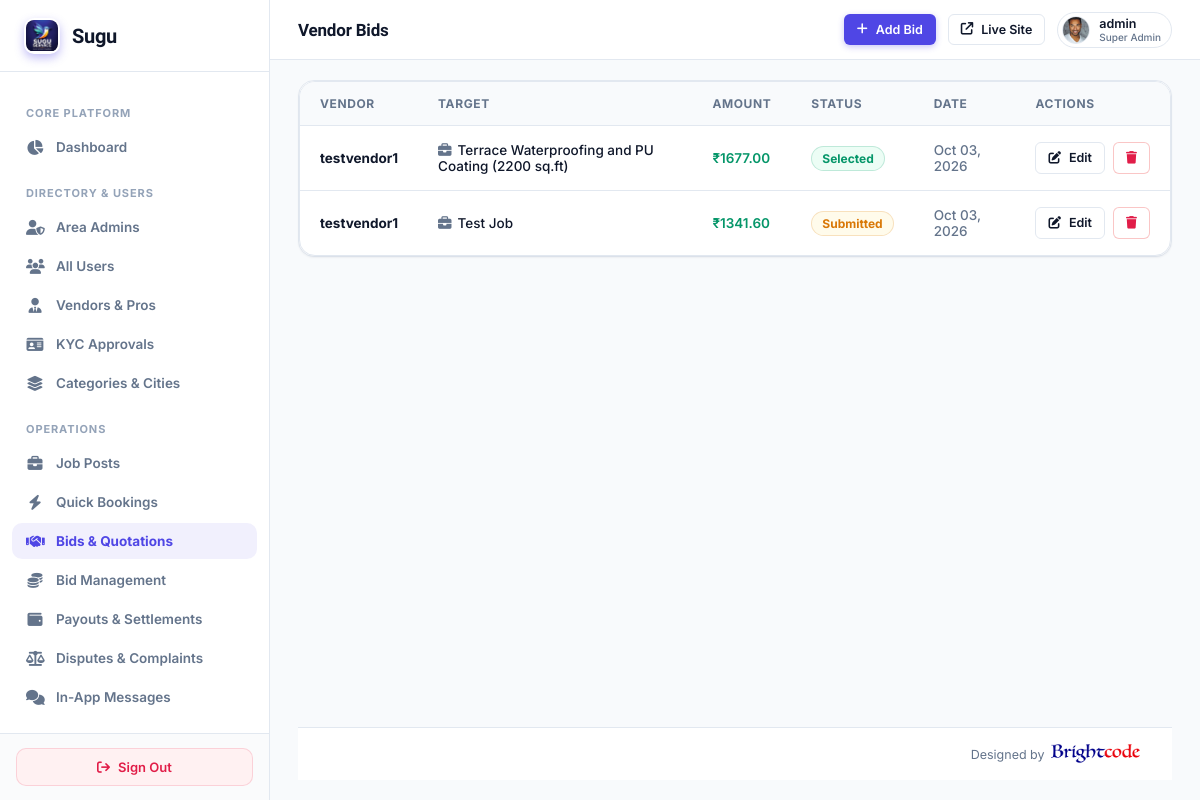
The page /super-admin/bids/ (signed in) on the database as committed earlier.
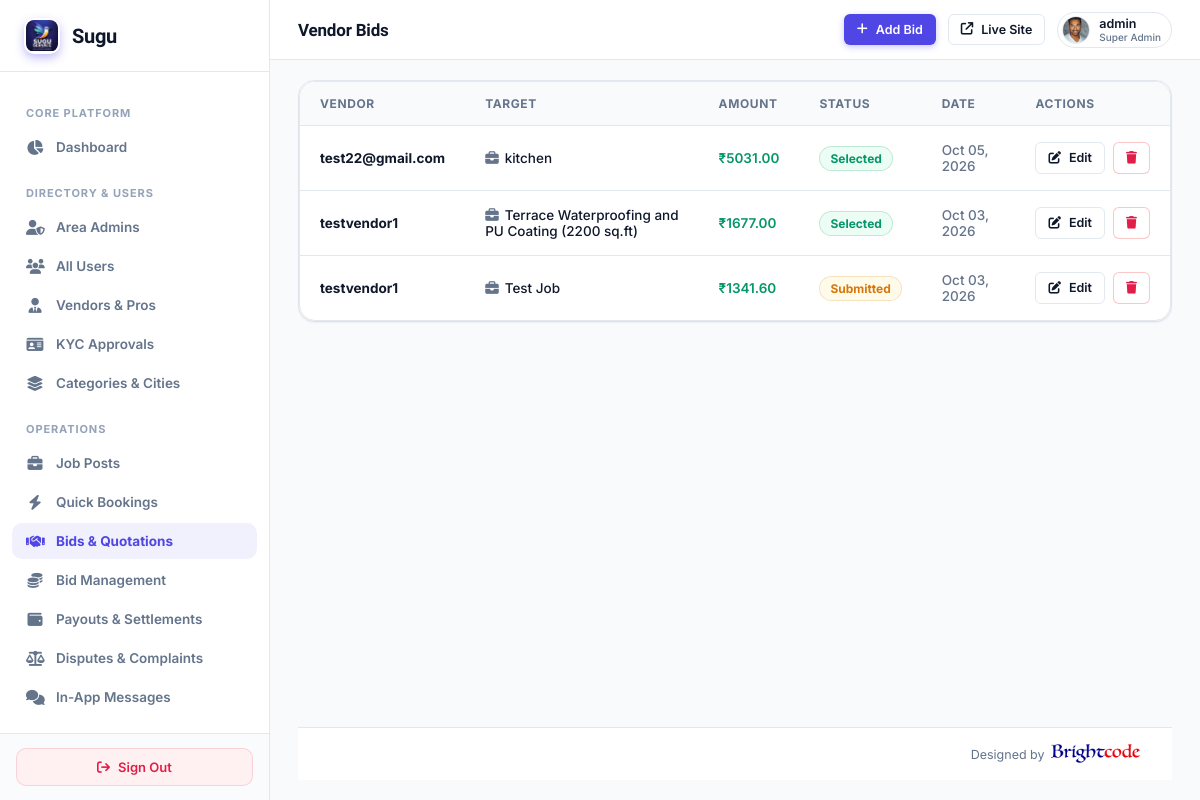
The same page on the database as committed later.
### myapp/models.py (models this page shows, shortened)
class Bid(models.Model):
    STATUS_CHOICES = (
        ('submitted', 'Submitted'),
        ('selected', 'Selected'),
        ('rejected', 'Rejected'),
        ('withdrawn', 'Withdrawn'),
    )
    vendor = models.ForeignKey(CustomUser, on_delete=models.CASCADE, related_name='bids')
    job = models.ForeignKey(Job, on_delete=models.CASCADE, related_name='bids', null=True, blank=True)
    quick_service = models.ForeignKey('QuickService', on_delete=models.SET_NULL, null=True, blank=True, related_name='legacy_bids')
    amount = models.DecimalField(max_digits=10, decimal_places=2)
    vendor_base_amount = models.DecimalField(max_digits=10, decimal_places=2, null=True, blank=True, help_text="Net amount vendor receives upon completion")
    commission_percent_applied = models.DecimalField(max_digits=5, decimal_places=2, default=10.00, help_text="Platform commission % at bid time")
    commission_amount = models.DecimalField(max_digits=10, decimal_places=2, default=0.00, help_text="Platform commission fee in INR")
    cgst_percent_applied = models.DecimalField(max_digits=5, decimal_places=2, default=9.00, help_text="CGST % applied")
    cgst_amount = models.DecimalField(max_digits=10, decimal_places=2, default=0.00, help_text="CGST collected in INR")
    sgst_percent_applied = models.DecimalField(max_digits=5, decimal_places=2, default=9.00, help_text="SGST % applied")
    sgst_amount = models.DecimalField(max_digits=10, decimal_places=2, default=0.00, help_text="SGST collected in INR")
    flat_fee_amount = models.DecimalField(max_digits=8, decimal_places=2, default=0.00, help_text="Flat convenience fee in INR")
    total_customer_amount = models.DecimalField(max_digits=10, decimal_places=2, null=True, blank=True, help_text="Final payable amount charged to customer")
    estimated_time = models.CharField(max_length=100, null=True, blank=True)
    message = models.TextField(null=True, blank=True)
    proposal = models.TextField(null=True, blank=True)
    attachment = models.FileField(upload_to='bid_attachments/', null=True, blank=True)
    status = models.CharField(max_length=20, choices=STATUS_CHOICES, default='submitted')
    created_at = models.DateTimeField(default=timezone.now)

class CustomUser(AbstractUser):
    ROLE_CHOICES = (
        ('ADMIN', 'Admin'),
        ('VENDOR', 'Vendor'),
        ('USER', 'User'),
    )
    role = models.CharField(max_length=20, choices=ROLE_CHOICES, default='USER')
    assigned_state = models.CharField(max_length=100, blank=True, null=True, help_text="Assigned State/Territory for Area Admin")
    assigned_city = models.CharField(max_length=100, blank=True, null=True, help_text="Assigned City (optional) for Area Admin")

class Job(models.Model):
    STATUS_CHOICES = (
        ('open', 'Open'),
        ('progress', 'In Progress'),
        ('completed', 'Completed'),
        ('cancelled', 'Cancelled'),
        ('closed', 'Closed'),
        ('selected', 'Vendor Selected'),
    )
    title = models.CharField(max_length=255)
    category = models.ForeignKey('Category', on_delete=models.SET_NULL, null=True, blank=True)
    description = models.TextField(blank=True, null=True)
    required_work = models.JSONField(default=list, blank=True, null=True)
    scope_of_work = models.TextField(blank=True, null=True)
    materials_details = models.TextField(blank=True, null=True)
    additional_requirements = models.TextField(blank=True, null=True)
    budget = models.DecimalField(max_digits=10, decimal_places=2)
    budget_type = models.CharField(max_length=50, blank=True, null=True)
    preferred_start_date = models.DateField(null=True, blank=True)
    expected_completion = models.DateField(null=True, blank=True)
    required_time = models.CharField(max_length=100, blank=True, null=True)
    shift_availability = models.CharField(max_length=50, blank=True, null=True)
    working_hours = models.CharField(max_length=100, blank=True, null=True)
    location = models.ForeignKey('Location', on_delete=models.SET_NULL, null=True, blank=True)
    latitude = models.DecimalField(max_digits=9, decimal_places=6, null=True, blank=True, help_text="Job location latitude")
    longitude = models.DecimalField(max_digits=9, decimal_places=6, null=True, blank=True, help_text="Job location longitude")
    city = models.CharField(max_length=100, null=True, blank=True, help_text="Job city")
    state = models.CharField(max_length=100, null=True, blank=True, help_text="Job state")
    locality = models.CharField(max_length=255, null=True, blank=True, help_text="Colony/Locality name")
    address = models.TextField(blank=True, null=True)
    pincode = models.CharField(max_length=20, blank=True, null=True)
    contact_name = models.CharField(max_length=255, blank=True, null=True)
    contact_mobile = models.CharField(max_length=20, blank=True, null=True)
    user = models.ForeignKey(CustomUser, on_delete=models.CASCADE, related_name='jobs')
    bids_count = models.IntegerField(default=0)
    max_bids = models.IntegerField(default=10, blank=True, null=True, help_text="Maximum allowed bids")
    min_bid_amount = models.DecimalField(max_digits=10, decimal_places=2, null=True, blank=True, help_text="Minimum allowed bid price")
    max_bid_amount = models.DecimalField(max_digits=10, decimal_places=2, null=True, blank=True, help_text="Maximum allowed bid price")
    assigned_vendor = models.ForeignKey(CustomUser, on_delete=models.SET_NULL, null=True, blank=True, related_name='assigned_jobs', help_text="Vendor assigned to this job")
    status = models.CharField(max_length=20, choices=STATUS_CHOICES, default='open')
    created_at = models.DateTimeField(default=timezone.now)

### myapp/super_admin_views.py (the view)
# urls.py: path('super-admin/bids/', super_admin_views.super_admin_bids, name='super_admin_bids'),
@sa_required
def super_admin_bids(request):
    bids_qs = Bid.objects.all().select_related('vendor', 'job', 'quick_service').order_by('-created_at')
    paginator = Paginator(bids_qs, 10)
    page_num = request.GET.get('page', 1)
    try:
        bids = paginator.page(page_num)
    except (EmptyPage, PageNotAnInteger):
        bids = paginator.page(1)
    page_range = paginator.get_elided_page_range(bids.number, on_each_side=2, on_ends=1)
    return render(request, 'superadmin/bids.html', {'bids': bids, 'page_range': page_range})

### myapp/super_admin_views.py (called while the page is built)
def sa_required(view_func):
    from functools import wraps
    @wraps(view_func)
    def wrapper(request, *args, **kwargs):
        if not request.user.is_authenticated or not request.user.is_superuser:
            return redirect(f'{LOGIN_URL}?next={request.path}')
        return view_func(request, *args, **kwargs)
    return wrapper

### templates/superadmin/bids.html (shortened to what this page needs)
{% extends 'superadmin/base.html' %}
{% block header_title %}Vendor Bids{% endblock %}
{% block header_actions %}
<a href="{% url 'super_admin_bid_create' %}" class="btn btn-primary btn-sm">
  <i class="fa-solid fa-plus"></i>
  <span>Add Bid</span>
</a>
{% endblock %}
{% block content %}
<div class="card" style="padding: 0;">
  <div class="table-container">
    <table>
      <thead>
        <tr>
          <th>Vendor</th>
          <th>Target</th>
          <th>Amount</th>
          <th>Status</th>
          <th>Date</th>
          <th>Actions</th>
        </tr>
      </thead>
      <tbody>
        {% for bid in bids %}
        <tr>
          <td><strong>{{ bid.vendor.username }}</strong></td>
          <td>
            {% if bid.job %}
              <i class="fa-solid fa-briefcase" style="color: var(--text-muted); margin-right: 6px;"></i>{{ bid.job.title }}
            {% elif bid.quick_service %}
              <i class="fa-solid fa-bolt" style="color: var(--warning); margin-right: 6px;"></i>{{ bid.quick_service.title }}
            {% else %}
              -
            {% endif %}
          </td>
          <td style="color: var(--success); font-weight: 600;">₹{{ bid.amount }}</td>
          <td><span class="badge {% if bid.status == 'selected' %}active{% elif bid.status == 'rejected' %}inactive{% else %}warn{% endif %}">{{ bid.get_status_display }}</span></td>
          <td style="color: var(--text-muted);">{{ bid.created_at|date:"M d, Y" }}</td>
          <td>
            <div style="display: flex; gap: 8px;">
              <a href="{% url 'super_admin_bid_edit' bid.id %}" class="btn btn-outline btn-sm"><i class="fa-solid fa-pen-to-square"></i> Edit</a>
              <a href="{% url 'super_admin_bid_delete' bid.id %}" class="btn btn-outline btn-sm" style="border-color: rgba(239,68,68,0.3);" onclick="return confirm('Delete this bid?')">
                <i class="fa-solid fa-trash" style="color: var(--danger);"></i>
              </a>
            </div>
          </td>
        </tr>
        {% empty %}
        <tr><td colspan="6" style="text-align: center; padding: 40px; color: var(--text-muted);">No bids found.</td></tr>
        {% endfor %}
      </tbody>
    </table>
  </div>
</div>
{% endblock %}

Rows that differ between the two databases and show on the page:
added Bid: vendor.username "test22@gmail.com", job "kitchen", amount "5031.00", status "Selected", created_at "Oct 05, 2026"
